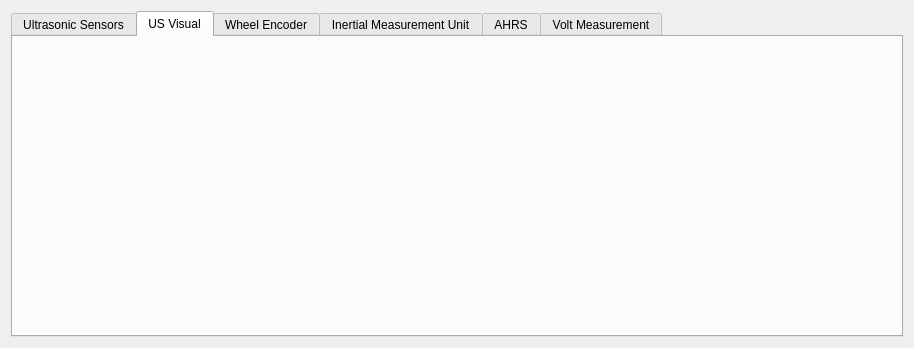
<?xml version="1.0" encoding="UTF-8"?>
<ui version="4.0">
 <class>Widget</class>
 <widget class="QWidget" name="Widget">
  <property name="geometry">
   <rect>
    <x>0</x>
    <y>0</y>
    <width>914</width>
    <height>348</height>
   </rect>
  </property>
  <property name="windowTitle">
   <string>Widget</string>
  </property>
  <layout class="QVBoxLayout" name="verticalLayout">
   <item>
    <widget class="QTabWidget" name="tabWidget">
     <property name="currentIndex">
      <number>1</number>
     </property>
     <widget class="QWidget" name="tab">
      <attribute name="title">
       <string>Ultrasonic Sensors</string>
      </attribute>
      <layout class="QGridLayout" name="gridLayout">
       <item row="1" column="1">
        <widget class="QLCDNumber" name="lcdNumber_us_fl"/>
       </item>
       <item row="1" column="2">
        <widget class="QLCDNumber" name="lcdNumber_us_fcl"/>
       </item>
       <item row="4" column="3">
        <widget class="QLCDNumber" name="lcdNumber_us_rc"/>
       </item>
       <item row="2" column="4">
        <widget class="QLCDNumber" name="lcdNumber_us_update_fcr"/>
       </item>
       <item row="1" column="5">
        <widget class="QLCDNumber" name="lcdNumber_us_fr"/>
       </item>
       <item row="0" column="1">
        <widget class="QLabel" name="label_us_fl">
         <property name="font">
          <font>
           <pointsize>12</pointsize>
           <weight>75</weight>
           <italic>true</italic>
           <bold>true</bold>
          </font>
         </property>
         <property name="layoutDirection">
          <enum>Qt::LeftToRight</enum>
         </property>
         <property name="autoFillBackground">
          <bool>false</bool>
         </property>
         <property name="text">
          <string>Front Left</string>
         </property>
         <property name="alignment">
          <set>Qt::AlignCenter</set>
         </property>
        </widget>
       </item>
       <item row="3" column="5">
        <widget class="QLabel" name="label_us_sr">
         <property name="font">
          <font>
           <pointsize>12</pointsize>
           <weight>75</weight>
           <italic>true</italic>
           <bold>true</bold>
          </font>
         </property>
         <property name="text">
          <string>Side Right</string>
         </property>
         <property name="alignment">
          <set>Qt::AlignCenter</set>
         </property>
        </widget>
       </item>
       <item row="4" column="1">
        <widget class="QLCDNumber" name="lcdNumber_us_sl"/>
       </item>
       <item row="0" column="5">
        <widget class="QLabel" name="label_us_fr">
         <property name="font">
          <font>
           <pointsize>12</pointsize>
           <weight>75</weight>
           <italic>true</italic>
           <bold>true</bold>
          </font>
         </property>
         <property name="text">
          <string>Front Right</string>
         </property>
         <property name="alignment">
          <set>Qt::AlignCenter</set>
         </property>
        </widget>
       </item>
       <item row="4" column="4">
        <widget class="QLCDNumber" name="lcdNumber_us_rcr"/>
       </item>
       <item row="3" column="4">
        <widget class="QLabel" name="label_us_rcr">
         <property name="font">
          <font>
           <pointsize>12</pointsize>
           <weight>75</weight>
           <italic>true</italic>
           <bold>true</bold>
          </font>
         </property>
         <property name="text">
          <string>Rear Center Right</string>
         </property>
         <property name="alignment">
          <set>Qt::AlignCenter</set>
         </property>
        </widget>
       </item>
       <item row="0" column="2">
        <widget class="QLabel" name="label_us_fcl">
         <property name="font">
          <font>
           <pointsize>12</pointsize>
           <weight>75</weight>
           <italic>true</italic>
           <bold>true</bold>
          </font>
         </property>
         <property name="text">
          <string>Front Center Left</string>
         </property>
         <property name="alignment">
          <set>Qt::AlignCenter</set>
         </property>
        </widget>
       </item>
       <item row="2" column="3">
        <widget class="QLCDNumber" name="lcdNumber_us_update_fc"/>
       </item>
       <item row="4" column="2">
        <widget class="QLCDNumber" name="lcdNumber_us_rcl"/>
       </item>
       <item row="2" column="2">
        <widget class="QLCDNumber" name="lcdNumber_us_update_fcl"/>
       </item>
       <item row="3" column="3">
        <widget class="QLabel" name="label_us_rc">
         <property name="font">
          <font>
           <pointsize>12</pointsize>
           <weight>75</weight>
           <italic>true</italic>
           <bold>true</bold>
          </font>
         </property>
         <property name="text">
          <string>Rear Center</string>
         </property>
         <property name="alignment">
          <set>Qt::AlignCenter</set>
         </property>
        </widget>
       </item>
       <item row="3" column="1">
        <widget class="QLabel" name="label_us_sl">
         <property name="font">
          <font>
           <pointsize>12</pointsize>
           <weight>75</weight>
           <italic>true</italic>
           <bold>true</bold>
          </font>
         </property>
         <property name="text">
          <string>Side Left</string>
         </property>
         <property name="alignment">
          <set>Qt::AlignCenter</set>
         </property>
        </widget>
       </item>
       <item row="2" column="5">
        <widget class="QLCDNumber" name="lcdNumber_us_update_fr"/>
       </item>
       <item row="3" column="2">
        <widget class="QLabel" name="label_us_rcl">
         <property name="font">
          <font>
           <pointsize>12</pointsize>
           <weight>75</weight>
           <italic>true</italic>
           <bold>true</bold>
          </font>
         </property>
         <property name="text">
          <string>Rear Center Left</string>
         </property>
         <property name="alignment">
          <set>Qt::AlignCenter</set>
         </property>
        </widget>
       </item>
       <item row="4" column="5">
        <widget class="QLCDNumber" name="lcdNumber_us_sr"/>
       </item>
       <item row="2" column="1">
        <widget class="QLCDNumber" name="lcdNumber_us_update_fl"/>
       </item>
       <item row="1" column="4">
        <widget class="QLCDNumber" name="lcdNumber_us_fcr"/>
       </item>
       <item row="0" column="3">
        <widget class="QLabel" name="label_us_fc">
         <property name="font">
          <font>
           <pointsize>12</pointsize>
           <weight>75</weight>
           <italic>true</italic>
           <bold>true</bold>
          </font>
         </property>
         <property name="text">
          <string>Front Center</string>
         </property>
         <property name="alignment">
          <set>Qt::AlignCenter</set>
         </property>
        </widget>
       </item>
       <item row="1" column="3">
        <widget class="QLCDNumber" name="lcdNumber_us_fc"/>
       </item>
       <item row="2" column="0">
        <widget class="QLabel" name="label_us_f_updaterate">
         <property name="text">
          <string>Update Rate [Hz]</string>
         </property>
        </widget>
       </item>
       <item row="0" column="4">
        <widget class="QLabel" name="label_us_fcr">
         <property name="font">
          <font>
           <pointsize>12</pointsize>
           <weight>75</weight>
           <italic>true</italic>
           <bold>true</bold>
          </font>
         </property>
         <property name="text">
          <string>Front Center Right</string>
         </property>
         <property name="alignment">
          <set>Qt::AlignCenter</set>
         </property>
        </widget>
       </item>
       <item row="5" column="1">
        <widget class="QLCDNumber" name="lcdNumber_us_update_sl"/>
       </item>
       <item row="5" column="2">
        <widget class="QLCDNumber" name="lcdNumber_us_update_rcl"/>
       </item>
       <item row="5" column="3">
        <widget class="QLCDNumber" name="lcdNumber_us_update_rc"/>
       </item>
       <item row="5" column="4">
        <widget class="QLCDNumber" name="lcdNumber_us_update_rcr"/>
       </item>
       <item row="5" column="5">
        <widget class="QLCDNumber" name="lcdNumber_us_update_sr"/>
       </item>
       <item row="5" column="0">
        <widget class="QLabel" name="label_us_r_updaterate">
         <property name="text">
          <string>Update Rate [Hz]</string>
         </property>
        </widget>
       </item>
       <item row="1" column="0">
        <widget class="QLabel" name="label_us_f_distance">
         <property name="text">
          <string>Distance [cm]</string>
         </property>
        </widget>
       </item>
       <item row="4" column="0">
        <widget class="QLabel" name="label_us_r_distance">
         <property name="text">
          <string>Distance [cm]</string>
         </property>
        </widget>
       </item>
      </layout>
     </widget>
     <widget class="QWidget" name="tab_6">
      <attribute name="title">
       <string>US Visual</string>
      </attribute>
      <layout class="QHBoxLayout" name="horizontalLayout">
       <item>
        <widget class="uswidget" name="us_widget" native="true"/>
       </item>
      </layout>
     </widget>
     <widget class="QWidget" name="tab_2">
      <attribute name="title">
       <string>Wheel Encoder</string>
      </attribute>
      <layout class="QGridLayout" name="gridLayout_2">
       <item row="1" column="2">
        <widget class="QLCDNumber" name="lcdNumber_wheel_right_count"/>
       </item>
       <item row="2" column="1">
        <widget class="QLCDNumber" name="lcdNumber_wheel_left_direction"/>
       </item>
       <item row="1" column="1">
        <widget class="QLCDNumber" name="lcdNumber_wheel_left_count"/>
       </item>
       <item row="0" column="1">
        <widget class="QLabel" name="label_wheel_left">
         <property name="font">
          <font>
           <pointsize>14</pointsize>
           <weight>75</weight>
           <italic>true</italic>
           <bold>true</bold>
          </font>
         </property>
         <property name="text">
          <string>Left</string>
         </property>
         <property name="alignment">
          <set>Qt::AlignCenter</set>
         </property>
        </widget>
       </item>
       <item row="2" column="0">
        <widget class="QLabel" name="label_wheel_direction">
         <property name="font">
          <font>
           <pointsize>16</pointsize>
           <weight>75</weight>
           <italic>true</italic>
           <bold>true</bold>
          </font>
         </property>
         <property name="text">
          <string>Direction</string>
         </property>
        </widget>
       </item>
       <item row="2" column="2">
        <widget class="QLCDNumber" name="lcdNumber_wheel_right_direction"/>
       </item>
       <item row="0" column="2">
        <widget class="QLabel" name="label_wheel_right">
         <property name="font">
          <font>
           <pointsize>14</pointsize>
           <weight>75</weight>
           <italic>true</italic>
           <bold>true</bold>
          </font>
         </property>
         <property name="text">
          <string>Right</string>
         </property>
         <property name="alignment">
          <set>Qt::AlignCenter</set>
         </property>
        </widget>
       </item>
       <item row="1" column="0">
        <widget class="QLabel" name="label_wheel_count">
         <property name="font">
          <font>
           <pointsize>16</pointsize>
           <weight>75</weight>
           <italic>true</italic>
           <bold>true</bold>
          </font>
         </property>
         <property name="text">
          <string>Count</string>
         </property>
        </widget>
       </item>
       <item row="3" column="0">
        <widget class="QLabel" name="label_wheel_update">
         <property name="font">
          <font>
           <pointsize>16</pointsize>
           <weight>75</weight>
           <italic>true</italic>
           <bold>true</bold>
          </font>
         </property>
         <property name="text">
          <string>Update Rate [Hz]</string>
         </property>
        </widget>
       </item>
       <item row="3" column="1">
        <widget class="QLCDNumber" name="lcdNumber_wheel_update_left"/>
       </item>
       <item row="3" column="2">
        <widget class="QLCDNumber" name="lcdNumber_wheel_update_right"/>
       </item>
      </layout>
     </widget>
     <widget class="QWidget" name="tab_3">
      <attribute name="title">
       <string>Inertial Measurement Unit</string>
      </attribute>
      <layout class="QGridLayout" name="gridLayout_3">
       <item row="1" column="2">
        <widget class="QLCDNumber" name="lcdNumber_imu_angular_x"/>
       </item>
       <item row="1" column="0">
        <widget class="QLabel" name="label_imu_x">
         <property name="font">
          <font>
           <pointsize>20</pointsize>
           <weight>75</weight>
           <italic>true</italic>
           <bold>true</bold>
          </font>
         </property>
         <property name="text">
          <string>X</string>
         </property>
         <property name="alignment">
          <set>Qt::AlignCenter</set>
         </property>
        </widget>
       </item>
       <item row="1" column="1">
        <widget class="QLCDNumber" name="lcdNumber_imu_acc_x"/>
       </item>
       <item row="2" column="1">
        <widget class="QLCDNumber" name="lcdNumber_imu_acc_y"/>
       </item>
       <item row="3" column="1">
        <widget class="QLCDNumber" name="lcdNumber_imu_acc_z"/>
       </item>
       <item row="2" column="2">
        <widget class="QLCDNumber" name="lcdNumber_imu_angular_y"/>
       </item>
       <item row="1" column="3">
        <widget class="QLCDNumber" name="lcdNumber_imu_mag_x"/>
       </item>
       <item row="0" column="3">
        <widget class="QLabel" name="label_imu_mag">
         <property name="font">
          <font>
           <pointsize>14</pointsize>
           <weight>75</weight>
           <italic>true</italic>
           <bold>true</bold>
          </font>
         </property>
         <property name="text">
          <string>Magnetometer [mG]</string>
         </property>
        </widget>
       </item>
       <item row="2" column="0">
        <widget class="QLabel" name="label_imu_y">
         <property name="font">
          <font>
           <pointsize>20</pointsize>
           <weight>75</weight>
           <italic>true</italic>
           <bold>true</bold>
          </font>
         </property>
         <property name="text">
          <string>Y</string>
         </property>
         <property name="alignment">
          <set>Qt::AlignCenter</set>
         </property>
        </widget>
       </item>
       <item row="3" column="0">
        <widget class="QLabel" name="label_imu_z">
         <property name="font">
          <font>
           <pointsize>20</pointsize>
           <weight>75</weight>
           <italic>true</italic>
           <bold>true</bold>
          </font>
         </property>
         <property name="text">
          <string>Z</string>
         </property>
         <property name="alignment">
          <set>Qt::AlignCenter</set>
         </property>
        </widget>
       </item>
       <item row="0" column="2">
        <widget class="QLabel" name="label_imu_angular">
         <property name="font">
          <font>
           <pointsize>14</pointsize>
           <weight>75</weight>
           <italic>true</italic>
           <bold>true</bold>
          </font>
         </property>
         <property name="text">
          <string>Angular Rate [deg/s]</string>
         </property>
        </widget>
       </item>
       <item row="2" column="3">
        <widget class="QLCDNumber" name="lcdNumber_imu_mag_y"/>
       </item>
       <item row="3" column="2">
        <widget class="QLCDNumber" name="lcdNumber_imu_angular_z"/>
       </item>
       <item row="3" column="3">
        <widget class="QLCDNumber" name="lcdNumber_imu_mag_z"/>
       </item>
       <item row="0" column="1">
        <widget class="QLabel" name="label_imu_acc">
         <property name="font">
          <font>
           <pointsize>14</pointsize>
           <weight>75</weight>
           <italic>true</italic>
           <bold>true</bold>
          </font>
         </property>
         <property name="text">
          <string>Acceleration [g]</string>
         </property>
        </widget>
       </item>
       <item row="4" column="1" colspan="3">
        <widget class="QLCDNumber" name="lcdNumber_imu_update"/>
       </item>
       <item row="4" column="0">
        <widget class="QLabel" name="label_imu_update">
         <property name="font">
          <font>
           <pointsize>12</pointsize>
           <weight>75</weight>
           <italic>true</italic>
           <bold>true</bold>
          </font>
         </property>
         <property name="text">
          <string>Update Rate [Hz]</string>
         </property>
         <property name="alignment">
          <set>Qt::AlignCenter</set>
         </property>
        </widget>
       </item>
      </layout>
     </widget>
     <widget class="QWidget" name="tab_4">
      <attribute name="title">
       <string>AHRS</string>
      </attribute>
      <layout class="QGridLayout" name="gridLayout_4">
       <item row="0" column="0">
        <widget class="QLabel" name="label_imu_roll">
         <property name="font">
          <font>
           <pointsize>24</pointsize>
           <weight>75</weight>
           <italic>true</italic>
           <bold>true</bold>
          </font>
         </property>
         <property name="text">
          <string>Roll [°]</string>
         </property>
         <property name="alignment">
          <set>Qt::AlignCenter</set>
         </property>
        </widget>
       </item>
       <item row="0" column="1">
        <widget class="QLCDNumber" name="lcdNumber_imu_roll"/>
       </item>
       <item row="1" column="1">
        <widget class="QLCDNumber" name="lcdNumber_imu_pitch"/>
       </item>
       <item row="2" column="1">
        <widget class="QLCDNumber" name="lcdNumber_imu_yaw"/>
       </item>
       <item row="1" column="0">
        <widget class="QLabel" name="label_imu_pitch">
         <property name="font">
          <font>
           <pointsize>24</pointsize>
           <weight>75</weight>
           <italic>true</italic>
           <bold>true</bold>
          </font>
         </property>
         <property name="text">
          <string>Pitch [°]</string>
         </property>
         <property name="alignment">
          <set>Qt::AlignCenter</set>
         </property>
        </widget>
       </item>
       <item row="2" column="0">
        <widget class="QLabel" name="label_imu_yaw">
         <property name="font">
          <font>
           <pointsize>24</pointsize>
           <weight>75</weight>
           <italic>true</italic>
           <bold>true</bold>
          </font>
         </property>
         <property name="text">
          <string>Yaw[°]</string>
         </property>
         <property name="alignment">
          <set>Qt::AlignCenter</set>
         </property>
        </widget>
       </item>
      </layout>
     </widget>
     <widget class="QWidget" name="tab_5">
      <attribute name="title">
       <string>Volt Measurement</string>
      </attribute>
      <layout class="QGridLayout" name="gridLayout_5">
       <item row="5" column="2">
        <widget class="QLabel" name="label_sensors_cell4">
         <property name="text">
          <string>Cell 4 [mV]</string>
         </property>
        </widget>
       </item>
       <item row="1" column="0">
        <widget class="QLabel" name="label_volt_actuator_overall">
         <property name="text">
          <string>Overall [mV]</string>
         </property>
        </widget>
       </item>
       <item row="3" column="2">
        <widget class="QLabel" name="label_sensors_cell2">
         <property name="text">
          <string>Cell 2 [mV]</string>
         </property>
        </widget>
       </item>
       <item row="2" column="2">
        <widget class="QLabel" name="label_sensors_cell1">
         <property name="text">
          <string>Cell 1 [mV]</string>
         </property>
        </widget>
       </item>
       <item row="2" column="3">
        <widget class="QLCDNumber" name="lcdNumber_sensors_cell1"/>
       </item>
       <item row="4" column="2">
        <widget class="QLabel" name="label_sensors_cell3">
         <property name="text">
          <string>Cell 3 [mV]</string>
         </property>
        </widget>
       </item>
       <item row="3" column="3">
        <widget class="QLCDNumber" name="lcdNumber_sensors_cell2"/>
       </item>
       <item row="7" column="2">
        <widget class="QLabel" name="label_sensors_cell6">
         <property name="text">
          <string>Cell 6 [mV]</string>
         </property>
        </widget>
       </item>
       <item row="1" column="1">
        <widget class="QLCDNumber" name="lcdNumber_volt_actuator_overall"/>
       </item>
       <item row="6" column="2">
        <widget class="QLabel" name="label_sensors_cell5">
         <property name="text">
          <string>Cell 5 [mV]</string>
         </property>
        </widget>
       </item>
       <item row="1" column="3">
        <widget class="QLCDNumber" name="lcdNumber_volt_sensors_overall"/>
       </item>
       <item row="9" column="2" colspan="2">
        <widget class="QLCDNumber" name="lcdNumber_volt_update"/>
       </item>
       <item row="2" column="0">
        <widget class="QLabel" name="label_actuator_cell1">
         <property name="text">
          <string>Cell 1 [mV]</string>
         </property>
        </widget>
       </item>
       <item row="0" column="0">
        <widget class="QLabel" name="label_volt_actuator">
         <property name="font">
          <font>
           <pointsize>14</pointsize>
           <weight>75</weight>
           <italic>true</italic>
           <bold>true</bold>
          </font>
         </property>
         <property name="text">
          <string>Actuator</string>
         </property>
        </widget>
       </item>
       <item row="0" column="2" colspan="2">
        <widget class="QLabel" name="label_volt_sensors">
         <property name="font">
          <font>
           <pointsize>14</pointsize>
           <weight>75</weight>
           <italic>true</italic>
           <bold>true</bold>
          </font>
         </property>
         <property name="text">
          <string>Sensors/Pc</string>
         </property>
        </widget>
       </item>
       <item row="3" column="0">
        <widget class="QLabel" name="label_actuator_cell2">
         <property name="text">
          <string>Cell 2 [mV]</string>
         </property>
        </widget>
       </item>
       <item row="2" column="1">
        <widget class="QLCDNumber" name="lcdNumber_actuator_cell1"/>
       </item>
       <item row="3" column="1">
        <widget class="QLCDNumber" name="lcdNumber_actuator_cell2"/>
       </item>
       <item row="9" column="0" colspan="2">
        <widget class="QLabel" name="label_volt_update">
         <property name="text">
          <string>Update Rate [Hz]</string>
         </property>
         <property name="alignment">
          <set>Qt::AlignCenter</set>
         </property>
        </widget>
       </item>
       <item row="1" column="2">
        <widget class="QLabel" name="label_volt_sensors_overall">
         <property name="text">
          <string>Overall [mV]</string>
         </property>
        </widget>
       </item>
       <item row="7" column="3">
        <widget class="QLCDNumber" name="lcdNumber_sensors_cell6"/>
       </item>
       <item row="4" column="3">
        <widget class="QLCDNumber" name="lcdNumber_sensors_cell3"/>
       </item>
       <item row="5" column="3">
        <widget class="QLCDNumber" name="lcdNumber_sensors_cell4"/>
       </item>
       <item row="6" column="3">
        <widget class="QLCDNumber" name="lcdNumber_sensors_cell5"/>
       </item>
       <item row="8" column="0" colspan="4">
        <widget class="Line" name="line">
         <property name="orientation">
          <enum>Qt::Horizontal</enum>
         </property>
        </widget>
       </item>
      </layout>
     </widget>
    </widget>
   </item>
  </layout>
 </widget>
 <layoutdefault spacing="6" margin="11"/>
 <customwidgets>
  <customwidget>
   <class>uswidget</class>
   <extends>QWidget</extends>
   <header location="global">uswidget.h</header>
   <container>1</container>
  </customwidget>
 </customwidgets>
 <resources/>
 <connections/>
</ui>
